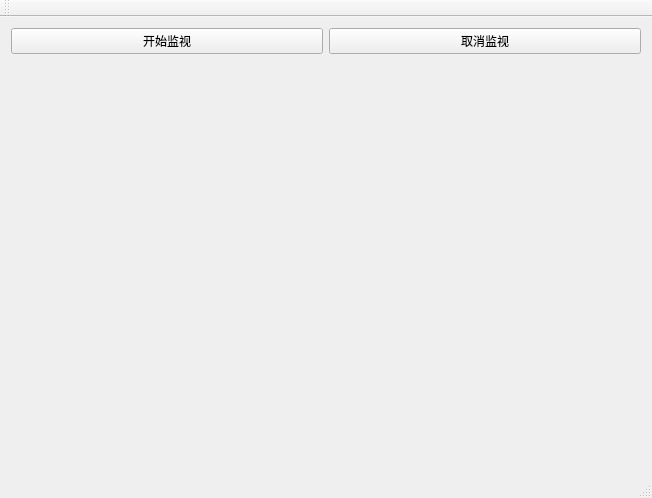
<?xml version="1.0" encoding="UTF-8"?>
<ui version="4.0">
 <class>MainWindow</class>
 <widget class="QMainWindow" name="MainWindow">
  <property name="geometry">
   <rect>
    <x>0</x>
    <y>0</y>
    <width>652</width>
    <height>498</height>
   </rect>
  </property>
  <property name="windowTitle">
   <string>CPU模拟</string>
  </property>
  <widget class="QWidget" name="centralWidget">
   <layout class="QGridLayout" name="gridLayout">
    <item row="0" column="0">
     <widget class="QPushButton" name="pushButton_Open">
      <property name="text">
       <string>开始监视</string>
      </property>
     </widget>
    </item>
    <item row="0" column="1">
     <widget class="QPushButton" name="pushButton_Close">
      <property name="text">
       <string>取消监视</string>
      </property>
     </widget>
    </item>
    <item row="1" column="0">
     <widget class="CRT_CPUView" name="widget_1" native="true"/>
    </item>
    <item row="1" column="1">
     <widget class="CRT_CPUView" name="widget_2" native="true"/>
    </item>
    <item row="2" column="0">
     <widget class="CRT_CPUView" name="widget_3" native="true"/>
    </item>
    <item row="2" column="1">
     <widget class="CRT_CPUView" name="widget_4" native="true"/>
    </item>
   </layout>
  </widget>
  <widget class="QMenuBar" name="menuBar">
   <property name="geometry">
    <rect>
     <x>0</x>
     <y>0</y>
     <width>652</width>
     <height>23</height>
    </rect>
   </property>
  </widget>
  <widget class="QToolBar" name="mainToolBar">
   <attribute name="toolBarArea">
    <enum>TopToolBarArea</enum>
   </attribute>
   <attribute name="toolBarBreak">
    <bool>false</bool>
   </attribute>
  </widget>
  <widget class="QStatusBar" name="statusBar"/>
 </widget>
 <layoutdefault spacing="6" margin="11"/>
 <customwidgets>
  <customwidget>
   <class>CRT_CPUView</class>
   <extends>QWidget</extends>
   <header location="global">crt_cpuview.h</header>
   <container>1</container>
  </customwidget>
 </customwidgets>
 <resources/>
 <connections/>
</ui>
